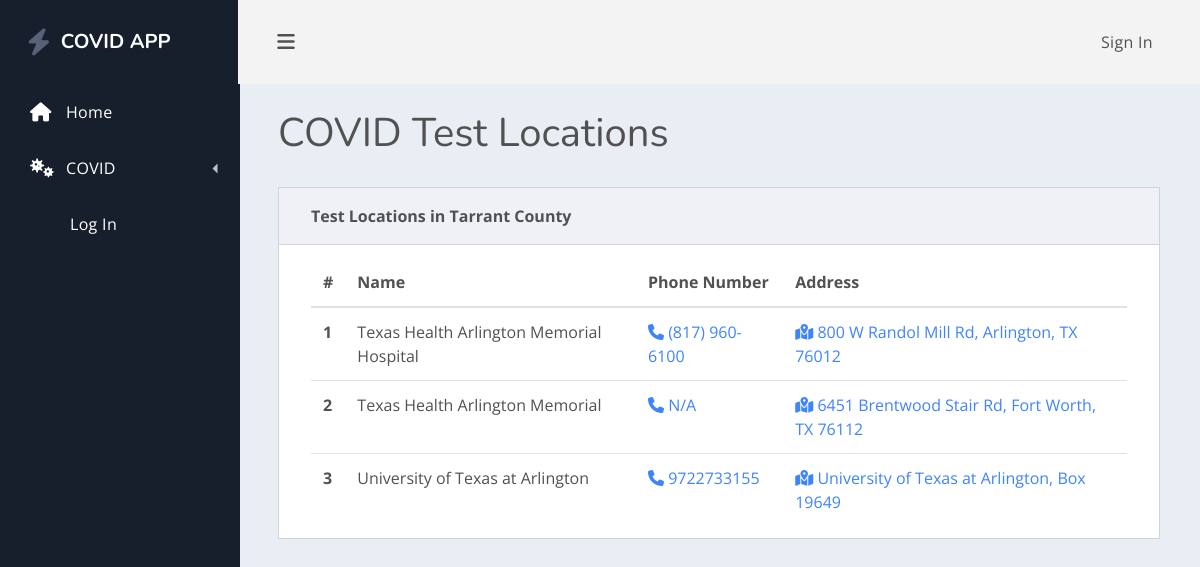
Screenshot of /testlocation/ with the database file from the repository.
### healthcare/models.py (models this page shows, shortened)
class TestLocation(models.Model):
    name = models.CharField(max_length=200, null=False)
    address = models.CharField(max_length=500, null=True)
    phone_number = models.CharField(max_length= 200, null= True)

### healthcare/views.py (the view)
# urls.py: path('testlocation/', views.testLocation, name="testLocation"),
def testLocation(request):
    testLocations = TestLocation.objects.all()
    if request.user.is_authenticated:
        current_user = request.user
        try:
            patient = Patient.objects.get(user=current_user)
        except ObjectDoesNotExist:
            patient = None
        context = {'testLocations': testLocations, 'patient': patient}
    else:
        context = {'testLocations': testLocations}
    return render(request, 'healthcare/testLocationForm.html', context)

### healthcare/templates/healthcare/testLocationForm.html
{% extends 'healthcare/main.html' %}
{% block content %}
    {% load myfilters %}
    <main class="dash-content">
        <div class="container-fluid">
            <h1 class="dash-title">COVID Test Locations</h1>
            <div class="row">
                <div class="col-lg-12">
                    <div class="card spur-card">
                        <div class="card-header">
                            <div class="spur-card-title">Test Locations in Tarrant County</div>
                        </div>
                        <div class="card-body ">
                            <table class="table table-hover table-in-card">
                                <thead>
                                <tr>
                                    <th scope="col">#</th>
                                    <th scope="col">Name</th>
                                    <th scope="col">Phone Number</th>
                                    <th scope="col">Address</th>
                                </tr>
                                </thead>
                                <tbody>
                                {% for testLocation in testLocations %}
                                    <tr>
                                        <th scope="row"> {{ forloop.counter }}</th>
                                        <td>{{ testLocation.name }}</td>
                                        <td>
                                            <a target="_blank"  href="tel:{{ testLocation.phone_number }}">
                                            <i class="fas fa-phone" aria-hidden="true"></i> {{ testLocation.phone_number }}
                                            </a>
                                        </td>
                                        <td>
                                            <a target="_blank"  href="https://maps.google.com/?q={{ testLocation.address }}">
                                               <i class="fas fa-map-marked-alt"></i>  {{ testLocation.address }}</a>
                                        </td>
                                    </tr>
                                {% endfor %}
                                </tbody>
                            </table>
                        </div>
                    </div>
                </div>
            </div>
        </div>
    </main>
{% endblock %}

### rows the page displays
TestLocation: name "Texas Health Arlington Memorial Hospital", phone_number "(817) 960-6100", address "800 W Randol Mill Rd, Arlington, TX 76012"
TestLocation: name "Texas Health Arlington Memorial", phone_number "N/A", address "6451 Brentwood Stair Rd, Fort Worth, TX 76112"
TestLocation: name "University of Texas at Arlington", phone_number "9722733155", address "University of Texas at Arlington, Box 19649"
